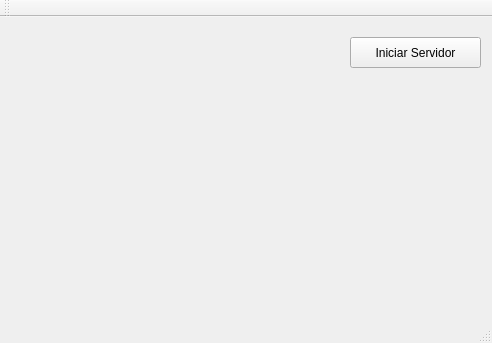
<?xml version="1.0" encoding="UTF-8"?>
<ui version="4.0">
 <class>mainWindow</class>
 <widget class="QMainWindow" name="mainWindow">
  <property name="geometry">
   <rect>
    <x>0</x>
    <y>0</y>
    <width>492</width>
    <height>343</height>
   </rect>
  </property>
  <property name="windowTitle">
   <string>mainWindow</string>
  </property>
  <widget class="QWidget" name="centralWidget">
   <widget class="QPushButton" name="pushButton">
    <property name="geometry">
     <rect>
      <x>350</x>
      <y>20</y>
      <width>131</width>
      <height>31</height>
     </rect>
    </property>
    <property name="text">
     <string>Iniciar Servidor</string>
    </property>
   </widget>
  </widget>
  <widget class="QMenuBar" name="menuBar">
   <property name="geometry">
    <rect>
     <x>0</x>
     <y>0</y>
     <width>492</width>
     <height>21</height>
    </rect>
   </property>
  </widget>
  <widget class="QToolBar" name="mainToolBar">
   <attribute name="toolBarArea">
    <enum>TopToolBarArea</enum>
   </attribute>
   <attribute name="toolBarBreak">
    <bool>false</bool>
   </attribute>
  </widget>
  <widget class="QStatusBar" name="statusBar"/>
 </widget>
 <layoutdefault spacing="6" margin="11"/>
 <resources/>
 <connections/>
</ui>
